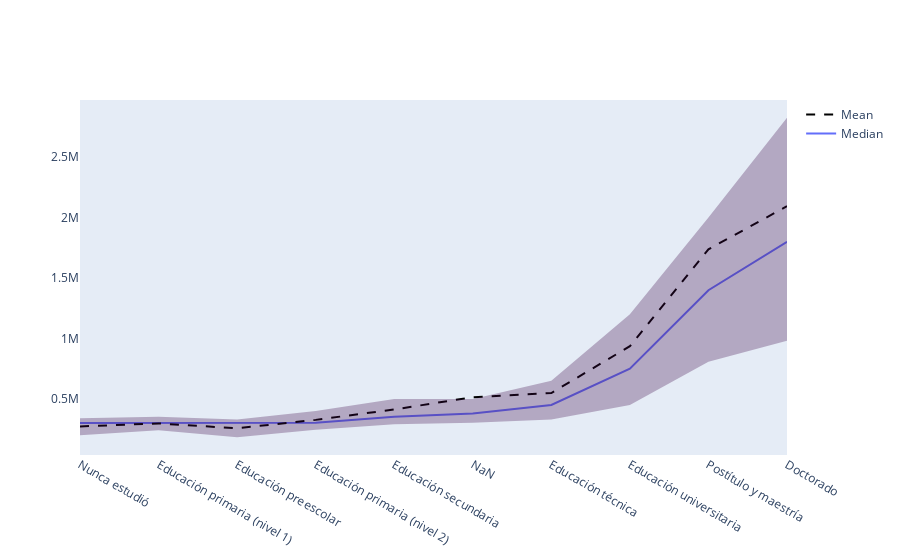

The code cell stored with this chart in its notebook:
### Code cell
marginal_dependency_plot(esi, sueldo_col_name, 'cine', lower_q=.25, upper_q=.75, is_categorical=True)

### Figure 1 — Plotly figure (JSON) as saved in the notebook; plotly's stock layout.template omitted (floating-point values rounded to 4 significant figures)
{"data": [{"line": {"color": "rgba(69, 25, 78)"}, "mode": "lines", "name": "Median", "type": "scatter", "x": ["Nunca estudió", "Educación primaria (nivel 1)", "Educación preescolar", "Educación primaria (nivel 2)", "Educación secundaria", "NaN", "Educación técnica", "Educación universitaria", "Postítulo y maestría", "Doctorado"], "y": [299800.0, 300000, 300300.0, 302231, 352900.0, 379706, 450000, 750000, 1399000.0, 1799000.0]}, {"line": {"color": "black", "dash": "dash"}, "mode": "lines", "name": "Mean", "type": "scatter", "x": ["Nunca estudió", "Educación primaria (nivel 1)", "Educación preescolar", "Educación primaria (nivel 2)", "Educación secundaria", "NaN", "Educación técnica", "Educación universitaria", "Postítulo y maestría", "Doctorado"], "y": [272300.0, 297000.0, 257200.0, 326300.0, 412700.0, 514100.0, 548600.0, 935500.0, 1737000.0, 2094000.0]}, {"line": {"width": 0}, "marker": {"color": "#C7405A"}, "mode": "lines", "name": "Quantile 75%", "showlegend": false, "type": "scatter", "x": ["Nunca estudió", "Educación primaria (nivel 1)", "Educación preescolar", "Educación primaria (nivel 2)", "Educación secundaria", "NaN", "Educación técnica", "Educación universitaria", "Postítulo y maestría", "Doctorado"], "y": [340000, 352900.0, 329400.0, 399700.0, 499600.0, 500000, 649500.0, 1199000.0, 2000000, 2825000]}, {"fill": "tonexty", "fillcolor": "rgba(63, 13, 74, 0.3)", "line": {"width": 0}, "marker": {"color": "#C7405A"}, "mode": "lines", "name": "Quantile 25%", "showlegend": false, "type": "scatter", "x": ["Nunca estudió", "Educación primaria (nivel 1)", "Educación preescolar", "Educación primaria (nivel 2)", "Educación secundaria", "NaN", "Educación técnica", "Educación universitaria", "Postítulo y maestría", "Doctorado"], "y": [199800.0, 239800.0, 182700.0, 244300.0, 289800.0, 303463, 329745, 450000, 806500.0, 979800.0]}], "layout": {"autosize": true, "hovermode": "x", "title": {}, "xaxis": {"autorange": true, "range": [0, 9], "showgrid": false, "title": {}, "type": "category"}, "yaxis": {"autorange": true, "range": [35920.0, 2972000.0], "showgrid": false, "title": {}, "type": "linear"}}}
